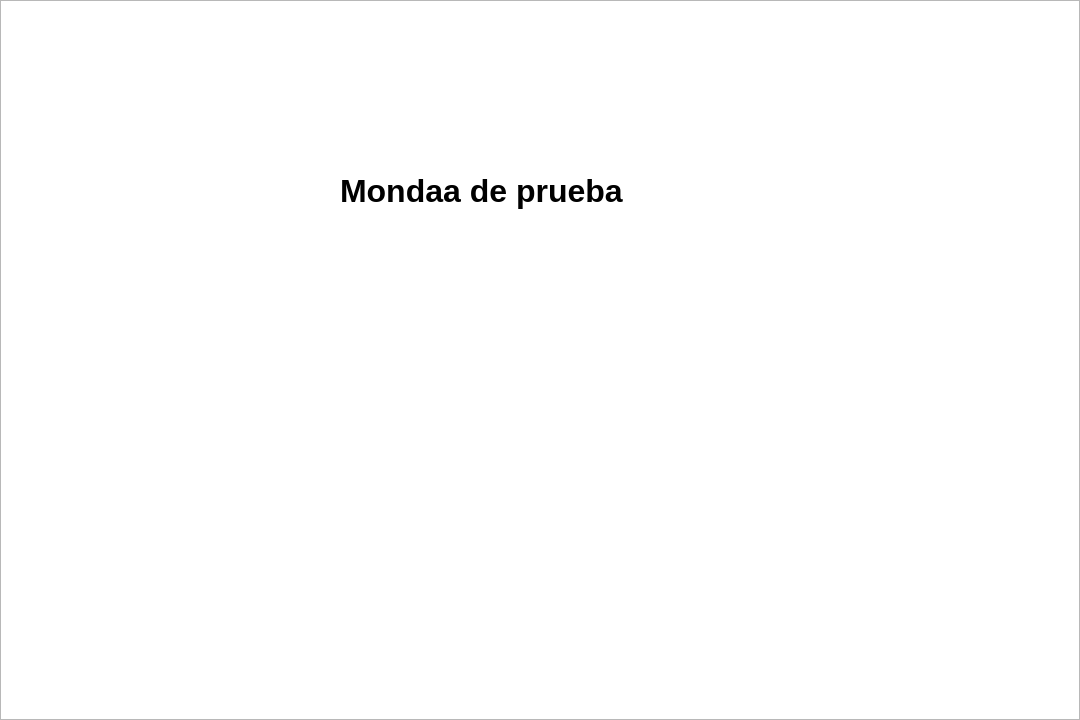
<?xml version="1.0" encoding="UTF-8"?>
<ui version="4.0">
 <class>gamewindow</class>
 <widget class="QWidget" name="gamewindow">
  <property name="geometry">
   <rect>
    <x>0</x>
    <y>0</y>
    <width>1080</width>
    <height>720</height>
   </rect>
  </property>
  <property name="sizePolicy">
   <sizepolicy hsizetype="Preferred" vsizetype="Preferred">
    <horstretch>0</horstretch>
    <verstretch>0</verstretch>
   </sizepolicy>
  </property>
  <property name="windowTitle">
   <string>Form</string>
  </property>
  <widget class="QGraphicsView" name="MainView">
   <property name="enabled">
    <bool>true</bool>
   </property>
   <property name="geometry">
    <rect>
     <x>0</x>
     <y>0</y>
     <width>1080</width>
     <height>720</height>
    </rect>
   </property>
   <property name="styleSheet">
    <string notr="true">background-image: url(:/gfx/Images/Fondo.jfif);</string>
   </property>
  </widget>
  <widget class="QLabel" name="label">
   <property name="geometry">
    <rect>
     <x>340</x>
     <y>120</y>
     <width>371</width>
     <height>141</height>
    </rect>
   </property>
   <property name="font">
    <font>
     <pointsize>24</pointsize>
     <bold>true</bold>
    </font>
   </property>
   <property name="styleSheet">
    <string notr="true">color: rgb(0, 0, 0);</string>
   </property>
   <property name="text">
    <string>Mondaa de prueba</string>
   </property>
  </widget>
 </widget>
 <resources/>
 <connections/>
</ui>
